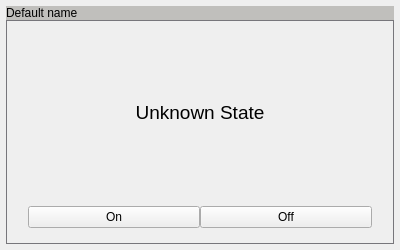
<?xml version="1.0" encoding="UTF-8"?>
<ui version="4.0">
 <class>DashboardItemWidget</class>
 <widget class="QWidget" name="DashboardItemWidget">
  <property name="geometry">
   <rect>
    <x>0</x>
    <y>0</y>
    <width>400</width>
    <height>250</height>
   </rect>
  </property>
  <property name="sizePolicy">
   <sizepolicy hsizetype="Expanding" vsizetype="Expanding">
    <horstretch>0</horstretch>
    <verstretch>0</verstretch>
   </sizepolicy>
  </property>
  <property name="minimumSize">
   <size>
    <width>300</width>
    <height>250</height>
   </size>
  </property>
  <property name="windowTitle">
   <string>Form</string>
  </property>
  <property name="styleSheet">
   <string notr="true"/>
  </property>
  <layout class="QVBoxLayout" name="verticalLayout">
   <property name="spacing">
    <number>0</number>
   </property>
   <property name="leftMargin">
    <number>6</number>
   </property>
   <property name="topMargin">
    <number>6</number>
   </property>
   <property name="rightMargin">
    <number>6</number>
   </property>
   <property name="bottomMargin">
    <number>6</number>
   </property>
   <item>
    <widget class="QLabel" name="label">
     <property name="styleSheet">
      <string notr="true">background-color: rgb(192, 191, 188);
border-radius: 5px 0px 0px 5px;
/*border: 2px solid rgb(154, 153, 150);*/
color: rgb(0, 0, 0)</string>
     </property>
     <property name="text">
      <string>Default name</string>
     </property>
    </widget>
   </item>
   <item>
    <widget class="QStackedWidget" name="stackedWidgetContent">
     <property name="sizePolicy">
      <sizepolicy hsizetype="Expanding" vsizetype="Expanding">
       <horstretch>0</horstretch>
       <verstretch>0</verstretch>
      </sizepolicy>
     </property>
     <property name="styleSheet">
      <string notr="true">#stackedWidgetContent{
	border: 1px solid rgb(119, 118, 123);
	box-shadow:         3px 3px 5px 6px #ccc;
}</string>
     </property>
     <property name="currentIndex">
      <number>3</number>
     </property>
     <widget class="QWidget" name="Centered">
      <layout class="QVBoxLayout" name="verticalLayout_2">
       <property name="spacing">
        <number>0</number>
       </property>
       <property name="leftMargin">
        <number>0</number>
       </property>
       <property name="topMargin">
        <number>0</number>
       </property>
       <property name="rightMargin">
        <number>0</number>
       </property>
       <property name="bottomMargin">
        <number>0</number>
       </property>
       <item>
        <widget class="QLabel" name="centeredLabel">
         <property name="font">
          <font>
           <pointsize>16</pointsize>
          </font>
         </property>
         <property name="text">
          <string>&lt;html&gt;&lt;head/&gt;&lt;body&gt;&lt;p&gt;&lt;br/&gt;&lt;/p&gt;&lt;/body&gt;&lt;/html&gt;</string>
         </property>
         <property name="scaledContents">
          <bool>true</bool>
         </property>
         <property name="alignment">
          <set>Qt::AlignCenter</set>
         </property>
        </widget>
       </item>
      </layout>
     </widget>
     <widget class="QWidget" name="MultilineSend">
      <property name="sizePolicy">
       <sizepolicy hsizetype="Expanding" vsizetype="Expanding">
        <horstretch>0</horstretch>
        <verstretch>0</verstretch>
       </sizepolicy>
      </property>
      <layout class="QVBoxLayout" name="verticalLayout_5">
       <property name="spacing">
        <number>0</number>
       </property>
       <property name="leftMargin">
        <number>0</number>
       </property>
       <property name="topMargin">
        <number>0</number>
       </property>
       <property name="rightMargin">
        <number>0</number>
       </property>
       <property name="bottomMargin">
        <number>0</number>
       </property>
       <item>
        <widget class="QTextEdit" name="MultilineSendTextEdit">
         <property name="sizePolicy">
          <sizepolicy hsizetype="Expanding" vsizetype="Preferred">
           <horstretch>0</horstretch>
           <verstretch>0</verstretch>
          </sizepolicy>
         </property>
        </widget>
       </item>
       <item>
        <widget class="QPushButton" name="MultilineSendpushButton">
         <property name="text">
          <string>Send</string>
         </property>
        </widget>
       </item>
      </layout>
     </widget>
     <widget class="QWidget" name="Multiline">
      <layout class="QVBoxLayout" name="verticalLayout_3">
       <property name="spacing">
        <number>0</number>
       </property>
       <property name="leftMargin">
        <number>0</number>
       </property>
       <property name="rightMargin">
        <number>0</number>
       </property>
       <property name="bottomMargin">
        <number>0</number>
       </property>
       <item>
        <widget class="QTextEdit" name="MultilineTextEdit"/>
       </item>
      </layout>
     </widget>
     <widget class="QWidget" name="OnOff">
      <layout class="QVBoxLayout" name="verticalLayout_4">
       <item>
        <widget class="QLabel" name="OnOffImage">
         <property name="sizePolicy">
          <sizepolicy hsizetype="Expanding" vsizetype="Expanding">
           <horstretch>0</horstretch>
           <verstretch>0</verstretch>
          </sizepolicy>
         </property>
         <property name="font">
          <font>
           <pointsize>14</pointsize>
          </font>
         </property>
         <property name="text">
          <string>Unknown State</string>
         </property>
         <property name="alignment">
          <set>Qt::AlignCenter</set>
         </property>
        </widget>
       </item>
       <item>
        <layout class="QHBoxLayout" name="horizontalLayout_onoff">
         <property name="spacing">
          <number>0</number>
         </property>
         <property name="leftMargin">
          <number>12</number>
         </property>
         <property name="topMargin">
          <number>6</number>
         </property>
         <property name="rightMargin">
          <number>12</number>
         </property>
         <property name="bottomMargin">
          <number>6</number>
         </property>
         <item>
          <widget class="QPushButton" name="OnOffpushButton_on">
           <property name="text">
            <string>On</string>
           </property>
          </widget>
         </item>
         <item>
          <widget class="QPushButton" name="OnOffpushButton_off">
           <property name="text">
            <string>Off</string>
           </property>
          </widget>
         </item>
        </layout>
       </item>
      </layout>
     </widget>
    </widget>
   </item>
  </layout>
 </widget>
 <resources/>
 <connections/>
</ui>
